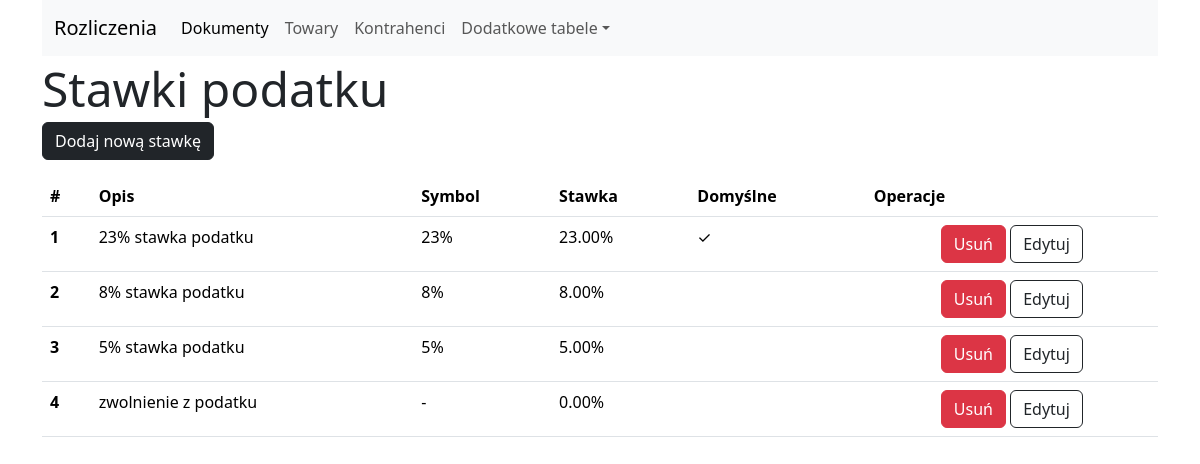
The app's page /taxes/list with its own data.
### tables this page shows
CREATE TABLE tax_rates (
	id INTEGER NOT NULL, 
	name VARCHAR(35), 
	symbol VARCHAR(3) NOT NULL, 
	rate NUMERIC NOT NULL, 
	"default" BOOLEAN, 
	PRIMARY KEY (id)
);

### blueprints/tax_rates_bp.py (the view)
@tax_rates_blueprint.route('/taxes/list')
def list_tax_rates():
    request_params = request.args.to_dict()
    if request_params and request_params.get('mode') == 'remove':
        id_elem = request_params.get('id_elem')
        if id_elem:
            db.remove_tax_rate(int(id_elem))
            return redirect('/taxes/list')
    list_data = db.show_all_tax_rates()
    return render_template('simple_forms/taxes.html', list_data=list_data, settings=settings, page_state='list')

### db_cms/db_cms_core.py (called while the page is built)
    def __show_all_elements(self, table):
        selected = select([table])
        with self.__engine__.connect() as conn:
            return conn.execute(selected).all()

    def show_all_tax_rates(self):
        return self.__show_all_elements(self.tax_rates)

### templates/simple_forms/taxes.html (shortened to what this page needs)
{% extends "simple_forms/base.html" %}
{% from 'bootstrap5/form.html' import render_field %}
{% block element_list %}
    {% if page_state == 'list': %}
        <a href="/taxes/new" class="btn btn-dark">{{settings['button_name']}}</a>
    {% endif %}
    {% if list_data: %}
        <table class="table my-3">
            <thead>
            <tr>
                <th scope="col">#</th>
                {% for column_title in settings['table_headers']: %}
                <th scope="col">{{column_title}}</th>
                {% endfor%}
                <th scope="col">Operacje</th>
            </tr>
            </thead>
            <tbody>
            {% for row in list_data: %}
            <tr>
                <th scope="row">{{loop.index}}</th>
                <td>{{row['name']}}</td>
                <td>{{row['symbol']}}</td>
                <td>{{'{0:0.2f}%'.format(row['rate']*100)}}</td>
                <td>{% if row['default']==True: %}
                    ✓
                    {% endif %}
                </td>
                <td class="text-center">
                    <button class="btn btn-danger remove-button" data-bs-toggle="modal" data-bs-target="#deleteElementModal"
                            data-id="{{row['id']}}"  data-name="{{row['name']}}">Usuń
                    </button>
                    <a class="btn border-1 border-dark" href="{{'/taxes/edit/' ~ row['id']}}">Edytuj</a>
                </td>
            </tr>
            {% endfor %}
            </tbody>
        </table>
    {% endif %}
{% endblock %}

### records on screen
tax_rates: name "23% stawka podatku", symbol "23%", row "23.00%"
tax_rates: name "8% stawka podatku", symbol "8%", row "8.00%"
tax_rates: name "5% stawka podatku", symbol "5%", row "5.00%"
tax_rates: name "zwolnienie z podatku", symbol "-", row "0.00%"

### other values on screen
{{ settings['title'] }} "Stawki podatku"
{{ settings['button_name'] }} "Dodaj nową stawkę"
{{ column_title }} "Opis" "Symbol" "Stawka" "Domyślne"
